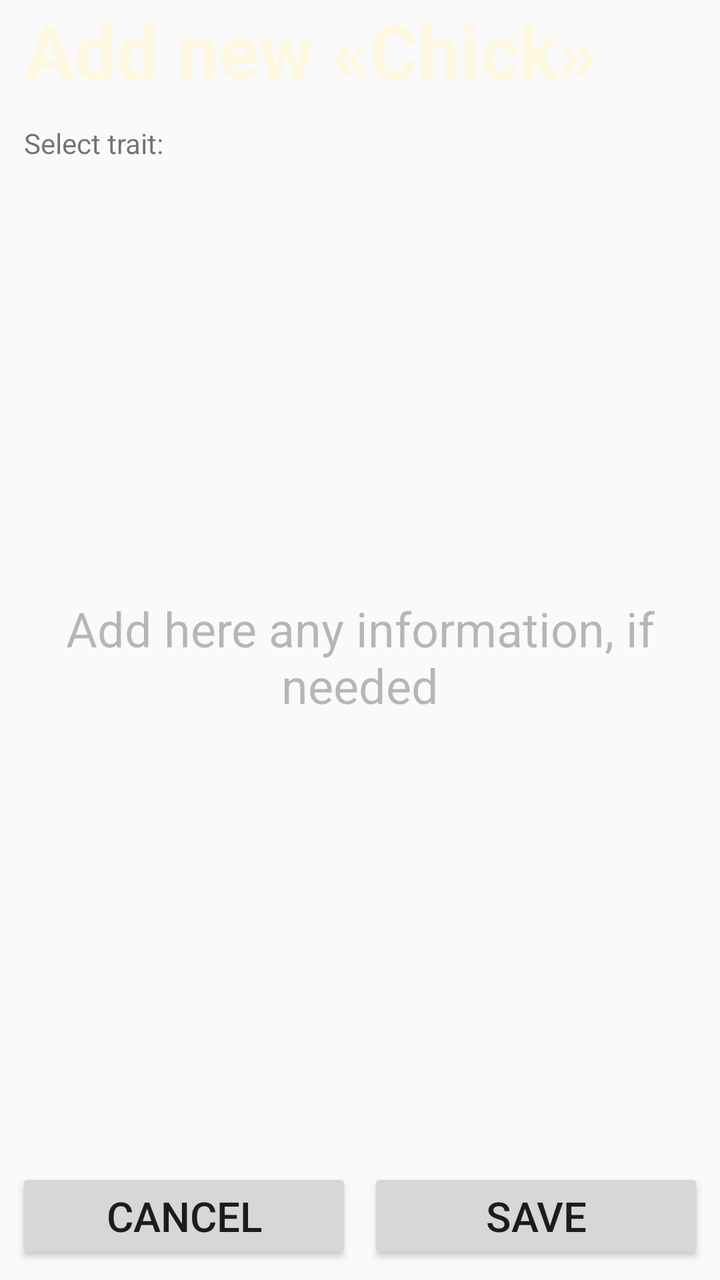
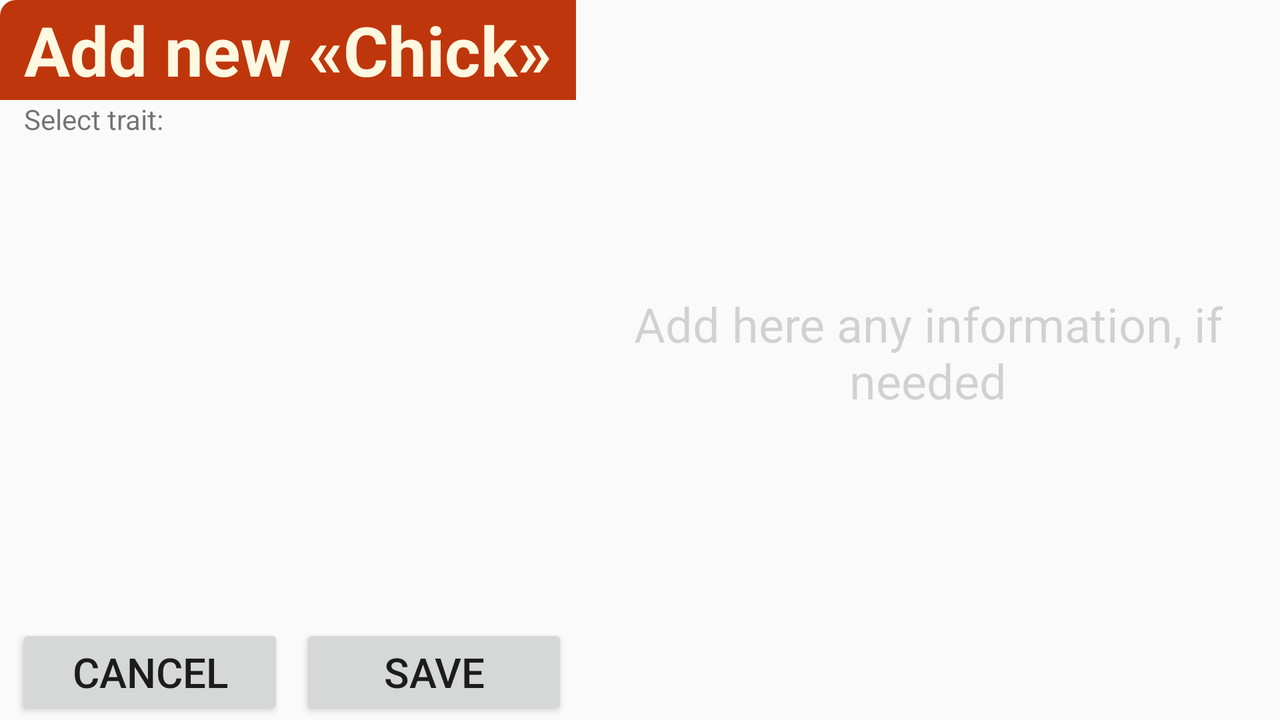

First picture: res/layout/ on a phone held upright. Second picture: the repository's own variant of that layout, on a device whose configuration matches the variant's folder. Source for both follows.
<!-- AndroidManifest.xml: application theme AppTheme -->
<!-- res/layout/dude_create_fragment.xml -->
<?xml version="1.0" encoding="utf-8"?>
<android.support.constraint.ConstraintLayout xmlns:android="http://schemas.android.com/apk/res/android"
    android:layout_width="match_parent"
    android:layout_height="match_parent"
    android:clickable="false"
    xmlns:app="http://schemas.android.com/apk/res-auto">

    <TextView
        android:id="@+id/dude_create_background"
        android:layout_width="match_parent"
        android:layout_height="match_parent"
        android:background="@drawable/background_fragment"
        app:layout_constraintLeft_toLeftOf="parent"
        app:layout_constraintRight_toRightOf="parent"
        app:layout_constraintTop_toTopOf="parent"
        app:layout_constraintBottom_toBottomOf="parent"
        />

    <android.support.constraint.Guideline
        android:id="@+id/dude_create_guide_vertical_50"
        android:layout_width="wrap_content"
        android:layout_height="wrap_content"
        android:orientation="vertical"
        app:layout_constraintGuide_percent="0.5"
        />

    <TextView
        android:id="@+id/dude_create_color_header"
        android:layout_width="0dp"
        android:layout_height="50dp"
        android:background="@drawable/background_fragment_top_chick"
        app:layout_constraintLeft_toLeftOf="parent"
        app:layout_constraintRight_toRightOf="parent"
        app:layout_constraintTop_toTopOf="parent"
        />

    <TextView
        android:id="@+id/dude_create_textview_header"
        android:layout_width="0dp"
        android:layout_height="50dp"
        android:text="@string/add_chick2"
        android:textColor="@color/colorPrimaryLight"
        android:textStyle="bold"
        android:paddingLeft="12dp"
        android:paddingRight="12dp"
        android:maxLines="1"
        app:autoSizeTextType="uniform"
        app:layout_constraintLeft_toLeftOf="parent"
        app:layout_constraintRight_toRightOf="parent"
        app:layout_constraintTop_toTopOf="parent"
        />

    <TextView
        android:id="@+id/dude_create_spinner_prompt"
        android:layout_width="0dp"
        android:layout_height="wrap_content"
        android:text="@string/spinner_prompt"
        android:layout_marginTop="12dp"
        android:paddingLeft="12dp"
        android:maxLines="1"
        app:layout_constraintLeft_toLeftOf="parent"
        app:layout_constraintRight_toRightOf="parent"
        app:layout_constraintTop_toBottomOf="@id/dude_create_textview_header"
        />

    <Spinner
        android:id="@+id/dude_create_spinner_property"
        android:layout_width="0dp"
        android:layout_height="wrap_content"
        android:background="@color/colorPrimaryDark"
        app:layout_constraintLeft_toLeftOf="parent"
        app:layout_constraintRight_toRightOf="parent"
        app:layout_constraintTop_toBottomOf="@id/dude_create_spinner_prompt"
        />

    <TextView
        android:id="@+id/dude_create_prompt_info"
        android:text="@string/info_prompt"
        android:textSize="24sp"
        android:layout_width="0dp"
        android:layout_height="0dp"
        android:layout_marginBottom="8dp"
        android:alpha="0.5"
        android:gravity="center"
        app:layout_constraintLeft_toLeftOf="parent"
        app:layout_constraintRight_toRightOf="parent"
        app:layout_constraintTop_toBottomOf="@id/dude_create_spinner_property"
        app:layout_constraintBottom_toTopOf="@id/dude_create_cancel_button"
        />


    <TextView
        android:id="@+id/dude_create_edittext_info"
        android:background="@android:color/transparent"
        android:layout_width="0dp"
        android:layout_height="0dp"
        android:textCursorDrawable="@null"

        android:layout_marginBottom="8dp"
        android:gravity="top"
        android:paddingTop="12dp"
        android:paddingLeft="12dp"
        app:layout_constraintLeft_toLeftOf="parent"
        app:layout_constraintRight_toRightOf="parent"
        app:layout_constraintTop_toBottomOf="@id/dude_create_spinner_property"
        app:layout_constraintBottom_toTopOf="@id/dude_create_cancel_button"
        />

    <Button
        android:id="@+id/dude_create_cancel_button"
        android:layout_width="0dp"
        android:layout_height="wrap_content"
        android:text="@string/button_cancel"
        android:layout_marginRight="4dp"
        android:layout_marginLeft="8dp"
        android:layout_marginBottom="8dp"
        android:maxLines="1"
        app:autoSizeTextType="uniform"
        app:layout_constraintLeft_toLeftOf="parent"
        app:layout_constraintRight_toRightOf="@id/dude_create_guide_vertical_50"
        app:layout_constraintBottom_toBottomOf="parent"
        />

    <Button
        android:id="@+id/dude_create_save_button"
        android:layout_width="0dp"
        android:layout_height="wrap_content"
        android:text="@string/button_save"
        android:layout_marginLeft="4dp"
        android:layout_marginRight="8dp"
        android:layout_marginBottom="8dp"
        android:maxLines="1"
        app:autoSizeTextType="uniform"
        app:layout_constraintLeft_toLeftOf="@id/dude_create_guide_vertical_50"
        app:layout_constraintRight_toRightOf="parent"
        app:layout_constraintBottom_toBottomOf="parent"
        />

</android.support.constraint.ConstraintLayout>
<!-- resources referenced by this layout -->
<resources>
  <color name="colorPrimaryDark">#FF6F00</color>
  <color name="colorPrimaryLight">#FFF8E1</color>
  <string name="add_chick2">Add new «Chick»</string>
  <string name="button_cancel">Cancel</string>
  <string name="button_save">Save</string>
  <string name="info_prompt">Add here any information, if needed</string>
  <string name="spinner_prompt">Select trait:</string>
  <style name="AppTheme" parent="Theme.AppCompat.Light">
          
          <item name="colorPrimary">@color/colorPrimary</item>
          <item name="colorPrimaryDark">@color/colorPrimaryDark</item>
          <item name="colorAccent">@color/colorAccent</item>
      </style>
  <color name="colorPrimary">#FFD54F</color>
  <color name="colorAccent">#FFECB3</color>
</resources>
<!-- res/layout-land/dude_create_fragment.xml (the repository's variant of the layout above) -->
<!-- drawn on the phone turned sideways -->
<?xml version="1.0" encoding="utf-8"?>
<android.support.constraint.ConstraintLayout xmlns:android="http://schemas.android.com/apk/res/android"
    android:layout_width="match_parent"
    android:layout_height="match_parent"
    xmlns:app="http://schemas.android.com/apk/res-auto">


    <TextView
        android:id="@+id/dude_create_background"
        android:layout_width="match_parent"
        android:layout_height="match_parent"
        android:background="@drawable/background_fragment"
        app:layout_constraintLeft_toLeftOf="parent"
        app:layout_constraintRight_toRightOf="parent"
        app:layout_constraintTop_toTopOf="parent"
        app:layout_constraintBottom_toBottomOf="parent"
        />

    <TextView
        android:id="@+id/land_dude_create_background_left"
        android:layout_width="0dp"
        android:layout_height="0dp"
        android:background="@drawable/land_background_fragment_left_chick"
        app:layout_constraintLeft_toLeftOf="parent"
        app:layout_constraintRight_toRightOf="@id/land_dude_create_guide_vertical_45"
        app:layout_constraintTop_toTopOf="parent"
        app:layout_constraintBottom_toBottomOf="parent"
        />

    <android.support.constraint.Guideline
        android:id="@+id/land_dude_create_guide_vertical_45"
        android:layout_width="wrap_content"
        android:layout_height="wrap_content"
        android:orientation="vertical"
        app:layout_constraintGuide_percent="0.45"
        />

    <TextView
        android:id="@+id/dude_create_color_header"
        android:layout_width="0dp"
        android:layout_height="50dp"
        android:background="@drawable/land_background_fragment_top_chick"
        app:layout_constraintLeft_toLeftOf="parent"
        app:layout_constraintRight_toRightOf="@id/land_dude_create_guide_vertical_45"
        app:layout_constraintTop_toTopOf="parent"
        />

    <TextView
        android:id="@+id/dude_create_textview_header"
        android:layout_width="0dp"
        android:layout_height="50dp"
        android:text="@string/add_chick2"
        android:textColor="@color/colorPrimaryLight"
        android:textStyle="bold"
        android:paddingLeft="12dp"
        android:paddingRight="12dp"
        android:paddingTop="2dp"
        android:paddingBottom="2dp"
        android:maxLines="1"
        app:autoSizeTextType="uniform"
        app:layout_constraintLeft_toLeftOf="parent"
        app:layout_constraintRight_toLeftOf="@id/land_dude_create_guide_vertical_45"
        app:layout_constraintTop_toTopOf="parent"
        />

    <TextView
        android:id="@+id/dude_create_spinner_prompt"
        android:layout_width="0dp"
        android:layout_height="wrap_content"
        android:text="@string/spinner_prompt"
        android:paddingLeft="12dp"
        android:maxLines="1"
        app:layout_constraintLeft_toLeftOf="parent"
        app:layout_constraintRight_toRightOf="@id/land_dude_create_guide_vertical_45"
        app:layout_constraintTop_toBottomOf="@id/dude_create_color_header"
        />

    <Spinner
        android:id="@+id/dude_create_spinner_property"
        android:layout_width="0dp"
        android:layout_height="wrap_content"
        android:background="@color/colorPrimaryDark"
        app:layout_constraintLeft_toLeftOf="parent"
        app:layout_constraintRight_toRightOf="@id/land_dude_create_guide_vertical_45"
        app:layout_constraintTop_toBottomOf="@id/dude_create_spinner_prompt"
        />

    <Button
        android:id="@+id/dude_create_cancel_button"
        android:layout_width="0dp"
        android:layout_height="wrap_content"
        android:text="@string/button_cancel"
        android:layout_marginLeft="8dp"
        android:layout_marginRight="4dp"
        android:maxLines="1"
        app:autoSizeTextType="uniform"
        app:layout_constraintHorizontal_chainStyle="spread_inside"
        app:layout_constraintLeft_toLeftOf="parent"
        app:layout_constraintRight_toLeftOf="@id/dude_create_save_button"
        app:layout_constraintBottom_toBottomOf="parent"

        />

    <Button
        android:id="@+id/dude_create_save_button"
        android:layout_width="0dp"
        android:layout_height="wrap_content"
        android:text="@string/button_save"
        android:layout_marginLeft="4dp"
        android:layout_marginRight="4dp"
        android:maxLines="1"
        app:autoSizeTextType="uniform"
        app:layout_constraintLeft_toRightOf="@id/dude_create_cancel_button"
        app:layout_constraintRight_toRightOf="@id/land_dude_create_guide_vertical_45"
        app:layout_constraintBottom_toBottomOf="parent"
        />


    <TextView
        android:id="@+id/dude_create_prompt_info"
        android:text="@string/info_prompt"
        android:textSize="24sp"
        android:layout_width="0dp"
        android:layout_height="0dp"
        android:layout_marginBottom="8dp"
        android:alpha="0.3"
        android:gravity="center"
        app:layout_constraintLeft_toLeftOf="@id/land_dude_create_guide_vertical_45"
        app:layout_constraintRight_toRightOf="parent"
        app:layout_constraintTop_toTopOf="parent"
        app:layout_constraintBottom_toBottomOf="parent"
        />

    <TextView
        android:id="@+id/dude_create_edittext_info"
        android:background="@android:color/transparent"
        android:textCursorDrawable="@null"
        android:layout_width="0dp"
        android:layout_height="0dp"

        android:layout_marginBottom="8dp"
        android:gravity="top"
        android:paddingTop="12dp"
        android:paddingLeft="12dp"
        app:layout_constraintHeight_min="320dp"
        app:layout_constraintLeft_toLeftOf="@id/land_dude_create_guide_vertical_45"
        app:layout_constraintRight_toRightOf="parent"
        app:layout_constraintTop_toTopOf="parent"
        app:layout_constraintBottom_toBottomOf="parent"
        />



</android.support.constraint.ConstraintLayout>
<!-- resources referenced by the variant -->
<!-- as the phone turned sideways resolves them -->
<resources>
  <color name="colorPrimaryDark">#FF6F00</color>
  <color name="colorPrimaryLight">#FFF8E1</color>
  <!-- drawable land_background_fragment_top_chick (drawable) -->
  <?xml version="1.0" encoding="utf-8"?>
  <shape xmlns:android="http://schemas.android.com/apk/res/android"
      android:shape="rectangle"
      >
      <solid
          android:color="@color/colorOrangeDark"
          />
      <corners
          android:topLeftRadius="8dp"
  
          />
  
  </shape>
  <string name="add_chick2">Add new «Chick»</string>
  <string name="button_cancel">Cancel</string>
  <string name="button_save">Save</string>
  <string name="info_prompt">Add here any information, if needed</string>
  <string name="spinner_prompt">Select trait:</string>
  <style name="AppTheme" parent="Theme.AppCompat.Light">
          
          <item name="colorPrimary">@color/colorPrimary</item>
          <item name="colorPrimaryDark">@color/colorPrimaryDark</item>
          <item name="colorAccent">@color/colorAccent</item>
      </style>
  <color name="colorOrangeDark">#BF360C</color>
  <color name="colorPrimary">#FFD54F</color>
  <color name="colorAccent">#FFECB3</color>
</resources>
